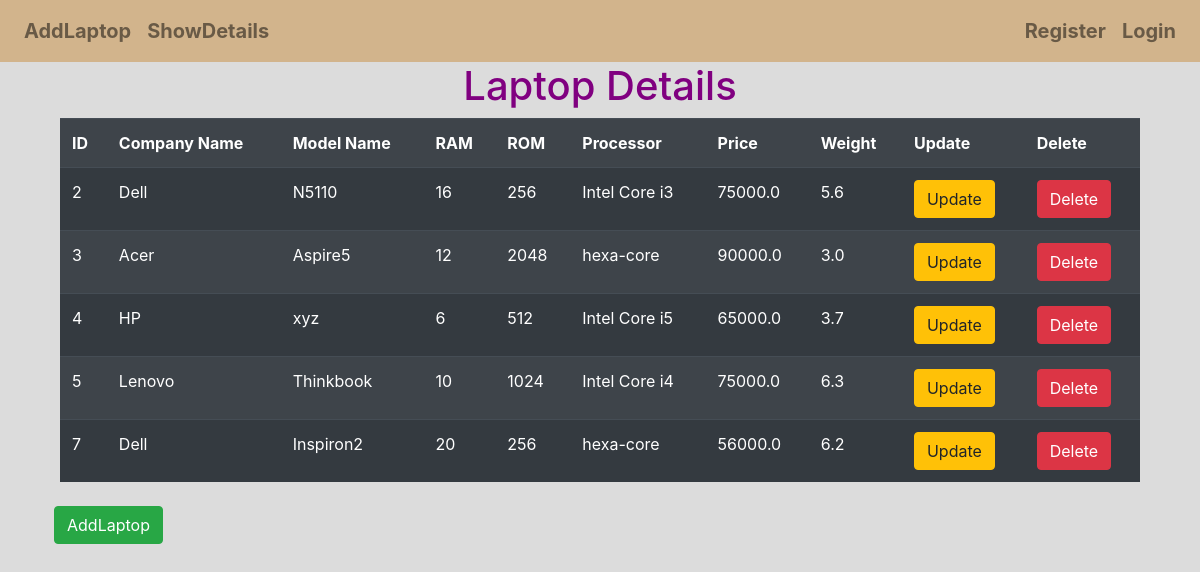
Before: /laptop/show/ with the older database file.
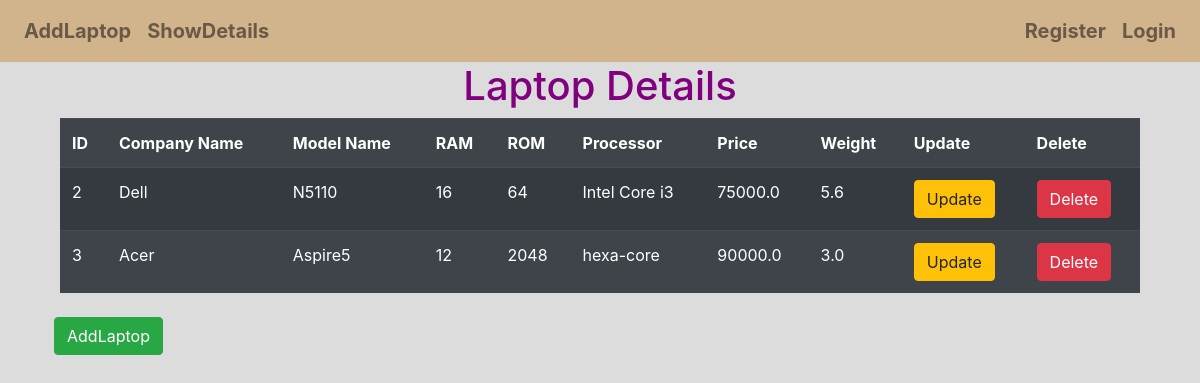
After: the same page with the newer database file.
### LaptopApp/models.py (models this page shows, shortened)
class Laptop(models.Model):
    company = models.CharField(max_length=32)
    model_name = models.CharField(max_length=32)
    ram = models.IntegerField()
    rom = models.IntegerField()
    processor = models.CharField(max_length=32)
    price = models.FloatField()
    weight = models.FloatField()

### LaptopApp/views.py (the view)
# urls.py: path('show/',views.ShowLaptop.as_view(),name='show_laptop'),
class ShowLaptop(View):
    def get(self, request):
        laptop_list = Laptop.objects.all()
        template_name = "LaptopApp/showlaptop.html"
        context = {"laptop_list": laptop_list}
        return render(request, template_name, context)

### templates/LaptopApp/showlaptop.html (shortened to what this page needs)
{% extends "LaptopApp/base.html" %}
{% block content %}
<h1 style="text-align:center;color:purple">Laptop Details</h1>
<table class="table table-striped table-dark" style="width:90%;margin:auto">
    <tr>
        <th>ID</th>
        <th>Company Name</th>
        <th>Model Name</th>
        <th>RAM</th>
        <th>ROM</th>
        <th>Processor</th>
        <th>Price</th>
        <th>Weight</th>
        <th>Update</th>
        <th>Delete</th>
    </tr>
    {% for laptop in laptop_list %}
    <tr>
        <td>{{laptop.id}}</td>
        <td>{{laptop.company}}</td>
        <td>{{laptop.model_name}}</td>
        <td>{{laptop.ram}}</td>
        <td>{{laptop.rom}}</td>
        <td>{{laptop.processor}}</td>
        <td>{{laptop.price}}</td>
        <td>{{laptop.weight}}</td>
        <td><a href="{% url 'update' laptop.id %}"><button class="btn btn-warning">Update</button></a></td>
        <td><a href="{% url 'delete' laptop.id %}"><button class="btn btn-danger">Delete</button></a></td>
    </tr>
    {% endfor %}
</table>
<br>
<a href="{% url 'add_laptop' %}"><button class="btn btn-success" style="margin-left:4.5%">AddLaptop</button></a>
{% endblock %}00

### templates/LaptopApp/base.html (shortened to what this page needs)
<!DOCTYPE html>
{% load crispy_forms_tags %}
<html lang="en">
<head>
  <link rel="stylesheet" href="https://cdn.jsdelivr.net/npm/bootstrap@4.6.1/dist/css/bootstrap.min.css"
>
</head>
<body style="background-color:gainsboro">
  <nav class="navbar navbar-expand-lg navbar-light "
    style="font-size:20px;font-weight:bold;background-color:tan;color:red">
    <div class="collapse navbar-collapse" id="navbarNav">
      <ul class="navbar-nav me-auto mb-2 mb-lg-0 ">
        <li class="nav-item ">
          <a class="nav-link " href="{% url 'add_laptop' %}">AddLaptop</a>
        </li>
        <li class="nav-item ">
          <a class="nav-link " href="{% url 'show_laptop' %}">ShowDetails</a>
        </li>
      </ul>
      {% if user.is_authenticated %}
      <ul class="navbar-nav ml-auto">
        <li class="nav-item ">
          <a class="nav-link ">Hello,<span style="color:crimson">{{user.username|upper}}</span></a>
        </li>
        <li class="nav-item ">
          <a class="nav-link " href="{% url 'logout' %}">Logout</a>
        </li>
      </ul>
      {% else %}
      <ul class="navbar-nav ml-auto">
        <li class="nav-item ">
          <a class="nav-link " href="{% url 'register' %}">Register</a>
        </li>
        <li class="nav-item ">
          <a class="nav-link " href="{% url 'login' %}">Login</a>
        </li>
      </ul>
      {% endif %}
    </div>
  </nav>
  {% block content %}
  {% endblock %}
</body>
</html>

Changed rows visible on the page:
removed Laptop: id "4", company "HP", model_name "xyz", ram "6", rom "512", processor "Intel Core i5", price "65000.0", weight "3.7"
removed Laptop: id "5", company "Lenovo", model_name "Thinkbook", ram "10", rom "1024", processor "Intel Core i4", price "75000.0", weight "6.3"
removed Laptop: id "7", company "Dell", model_name "Inspiron2", ram "20", rom "256", processor "hexa-core", price "56000.0", weight "6.2"
changed Laptop "Dell": rom "256" → "64"
